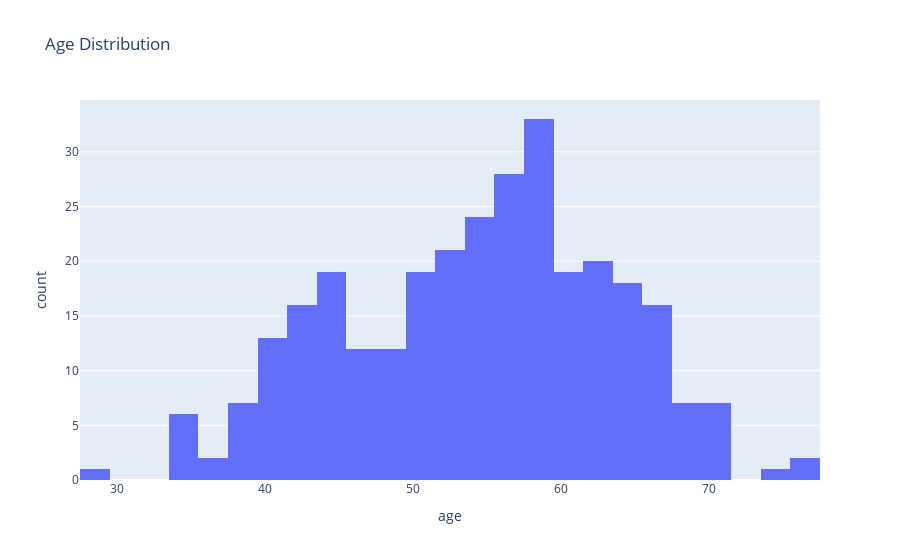

Here is the notebook cell this chart was saved with:
### Markdown cell above
### Plot 1. Histogram - Age Distribution

### Code cell
fig1 = px.histogram(df, x="age", title="Age Distribution", nbins=30)
fig1.show()

### Figure 1 — Plotly figure (JSON) as saved in the notebook; plotly's stock layout.template omitted (floating-point values rounded to 4 significant figures; data arrays with more than 128 entries replaced by an {"elided": "..."} marker saying what was removed)
{"data": [{"alignmentgroup": "True", "bingroup": "x", "hovertemplate": "age=%{x}<br>count=%{y}<extra></extra>", "legendgroup": "", "marker": {"color": "#636efa", "pattern": {"shape": ""}}, "name": "", "nbinsx": 30, "offsetgroup": "", "orientation": "v", "showlegend": false, "type": "histogram", "x": {"elided": "303 int values"}, "xaxis": "x", "yaxis": "y"}], "layout": {"barmode": "relative", "legend": {"tracegroupgap": 0}, "title": {"text": "Age Distribution"}, "xaxis": {"anchor": "y", "domain": [0, 1], "title": {"text": "age"}}, "yaxis": {"anchor": "x", "domain": [0, 1], "title": {"text": "count"}}}}
